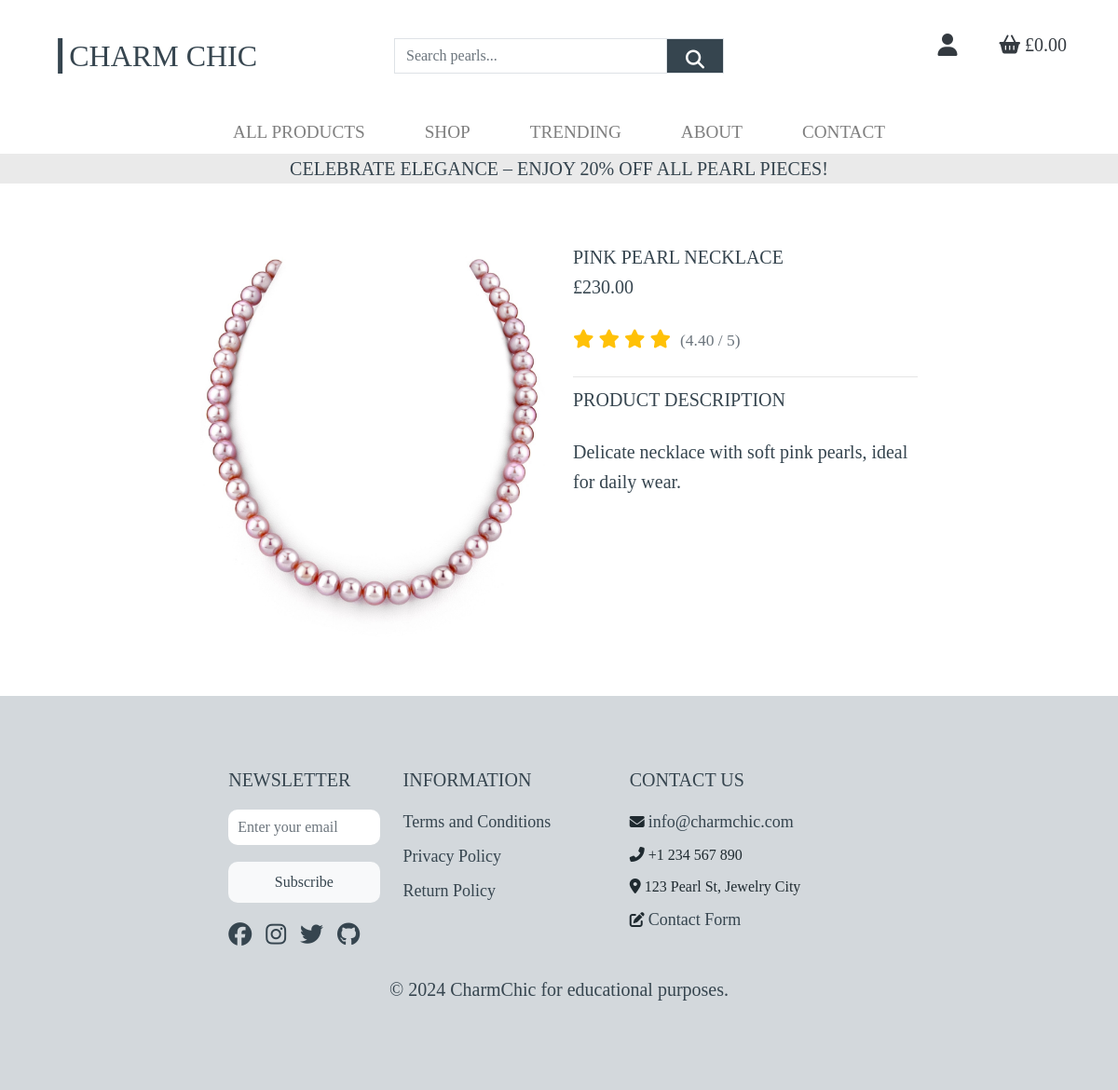
/products/5, run on the app's committed database.
### products/models.py (models this page shows, shortened)
class Product(models.Model):
    category = models.ForeignKey('Category', null=True, blank=True, on_delete=models.SET_NULL)
    subcategory = models.ForeignKey('SubCategory', null=True, blank=True, on_delete=models.SET_NULL)
    sku = models.CharField(max_length=254, null=True, blank=True)
    name = models.CharField(max_length=254)
    description = models.TextField()
    price = models.DecimalField(max_digits=6, decimal_places=2)
    rating = models.DecimalField(max_digits=6, decimal_places=2, null=True, blank=True)
    image = models.ImageField(null=True, blank=True)

### products/views.py (the view)
# urls.py: path('<product_id>', views.product_detail, name='product_detail'),
def product_detail(request, product_id):
    product = get_object_or_404(Product, pk=product_id)
    context = {
        'product': product,
    }
    return render(request, 'products/product_detail.html', context)

### products/templates/products/product_detail.html (shortened to what this page needs)
{% extends "base.html" %}
{% load static %}
{% block page_header %}
<div class="container header-container mt-5">
</div>
{% endblock %}
{% block content %}
<div class="container-fluid">
    <div class="row">
        <div class="col-12 col-md-6 col-lg-4 offset-lg-2 my-4">
            <div class="image-container mb-3">
                {% if product.image %}
                    <a href="{{ product.image.url }}" target="_blank">
                        <img class="card-img-top img-fluid mb-2" src="{{ product.image.url }}" alt="{{ product.name }} - Main Image">
                    </a>
                {% else %}
                    <a href="#">
                        <img class="card-img-top img-fluid mb-2" src="{{ MEDIA_URL }}noimage.png" alt="{{ product.name }} - Main Image">
                    </a>
                {% endif %}
            </div>
        </div>
        <div class="col-12 col-md-6 col-lg-4 my-5">
            <div class="product-details">
                <p class="mb-0 text-uppercase">{{ product.name }}</p>
                <p class="lead mt-0 text-left">£{{ product.price }}</p>
                {% if product.rating %}
                <p class="text-warning product-rating">
                    {% for i in "12345" %}
                        <i class="fas fa-star{% if i > product.rating|stringformat:"d" %}-o{% endif %}"></i>
                    {% endfor %}
                    <small class="text-muted">({{ product.rating }} / 5)</small></p>
            {% else %}
                <p class="text-muted">No Rating</p>
            {% endif %}
            <hr class="my-2">
            <p class="mt-2 text-uppercase">Product Description</p>
            <p class="mb-2">{{ product.description }}</p>
            </div>
        </div>
    </div>
</div>
{% endblock %}

### static/css/base.css (style rules this page uses)
html { height: 100%; }
body { color: #36454F; font-family: 'Babylonica'; }
p { font-size: 18px; color: #36454F; line-height: 1.6; }
.row img { max-width: 100%; border-radius: 10px; transition: transform 0.3s ease; }
.row p { font-size: 1.25rem; color: #36454F; margin-bottom: 1.5rem; }
@media (min-width: 1200px) { .container { max-width: 80%; } }
@media (min-width: 992px) { .header-container { padding-top: 164px; } }

### data on the page
Product: image (picture), name "PINK PEARL NECKLACE", price "230.00", rating "4.40", description "Delicate necklace with soft pink pearls, ideal for daily wear."
